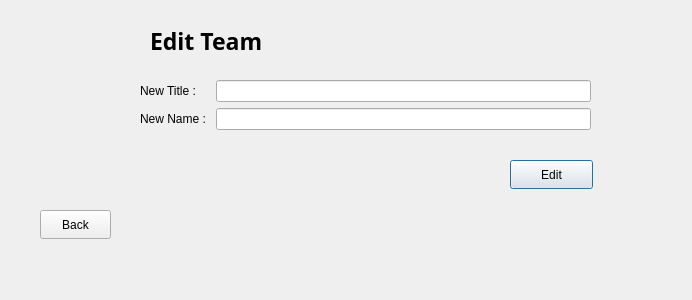
<?xml version="1.0" encoding="UTF-8"?>
<ui version="4.0">
 <class>EditTeamPage</class>
 <widget class="QDialog" name="EditTeamPage">
  <property name="geometry">
   <rect>
    <x>0</x>
    <y>0</y>
    <width>692</width>
    <height>300</height>
   </rect>
  </property>
  <property name="windowTitle">
   <string>Dialog</string>
  </property>
  <widget class="QPushButton" name="pushButton">
   <property name="geometry">
    <rect>
     <x>510</x>
     <y>160</y>
     <width>83</width>
     <height>29</height>
    </rect>
   </property>
   <property name="text">
    <string>Edit</string>
   </property>
  </widget>
  <widget class="QWidget" name="formLayoutWidget">
   <property name="geometry">
    <rect>
     <x>140</x>
     <y>80</y>
     <width>451</width>
     <height>71</height>
    </rect>
   </property>
   <layout class="QFormLayout" name="formLayout">
    <item row="0" column="0">
     <widget class="QLabel" name="label_2">
      <property name="text">
       <string>New Title : </string>
      </property>
     </widget>
    </item>
    <item row="1" column="0">
     <widget class="QLabel" name="label_3">
      <property name="text">
       <string>New Name : </string>
      </property>
     </widget>
    </item>
    <item row="0" column="1">
     <widget class="QLineEdit" name="newTitleForTeam"/>
    </item>
    <item row="1" column="1">
     <widget class="QLineEdit" name="NewNameForTeam"/>
    </item>
   </layout>
  </widget>
  <widget class="QLabel" name="label">
   <property name="geometry">
    <rect>
     <x>150</x>
     <y>20</y>
     <width>361</width>
     <height>41</height>
    </rect>
   </property>
   <property name="font">
    <font>
     <family>Rockwell Extra Bold</family>
     <pointsize>17</pointsize>
     <bold>true</bold>
    </font>
   </property>
   <property name="text">
    <string>Edit Team</string>
   </property>
  </widget>
  <widget class="QPushButton" name="pushButton_2">
   <property name="geometry">
    <rect>
     <x>40</x>
     <y>210</y>
     <width>71</width>
     <height>29</height>
    </rect>
   </property>
   <property name="text">
    <string>Back</string>
   </property>
  </widget>
 </widget>
 <resources/>
 <connections/>
</ui>
